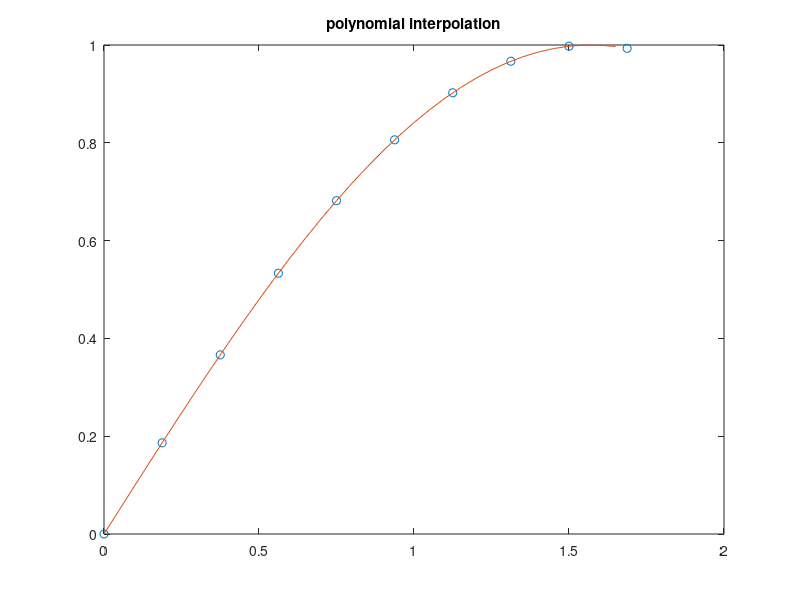

Recreate this plot in MATLAB.
% Numerical Mathematics and Computing, Fourth Edition
% Ward Cheney & David Kincaid
% Brooks/Cole Publ. Co.
% (c) 1999
% ISBN/ISSN:  0-534-35184-0
%
% file: newtn_int_poly.m

% Newton interpolating polynomial for y=sin(x)

 a = 0, b = 1.6875, n = 9

% making 10 equdistant points in the interval [0,1.6875]
 X = linspace(a, b, n+1)

 Y = sin(X);

% polynomial fit of n degree 
 p = polyfit(X, Y, n);
 Z = linspace(a, b, 4*n+1)
 F = polyval(p, Z)
 E = sin(Z) - polyval(p, Z)
pause

 plot(X, Y, 'o', Z, F, '-')

 xplot = [a: .05: b];
 polyf = polyval(p, xplot);
 plot(xplot, polyf, '-')

%including the original 10 points in plot:
 plot(X, Y, 'o', xplot, polyf, '-')
 title('polynomial interpolation')

